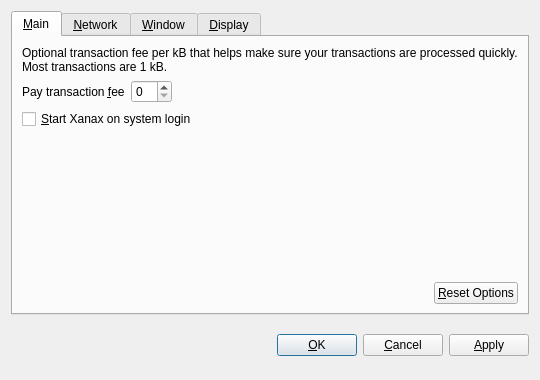
<?xml version="1.0" encoding="UTF-8"?>
<ui version="4.0">
 <class>OptionsDialog</class>
 <widget class="QDialog" name="OptionsDialog">
  <property name="geometry">
   <rect>
    <x>0</x>
    <y>0</y>
    <width>540</width>
    <height>380</height>
   </rect>
  </property>
  <property name="windowTitle">
   <string>Options</string>
  </property>
  <property name="modal">
   <bool>true</bool>
  </property>
  <layout class="QVBoxLayout" name="verticalLayout">
   <item>
    <widget class="QTabWidget" name="tabWidget">
     <property name="tabPosition">
      <enum>QTabWidget::North</enum>
     </property>
     <property name="currentIndex">
      <number>0</number>
     </property>
     <widget class="QWidget" name="tabMain">
      <attribute name="title">
       <string>&amp;Main</string>
      </attribute>
      <layout class="QVBoxLayout" name="verticalLayout_Main">
       <item>
        <widget class="QLabel" name="transactionFeeInfoLabel">
         <property name="text">
          <string>Optional transaction fee per kB that helps make sure your transactions are processed quickly. Most transactions are 1 kB.</string>
         </property>
         <property name="textFormat">
          <enum>Qt::PlainText</enum>
         </property>
         <property name="wordWrap">
          <bool>true</bool>
         </property>
        </widget>
       </item>
       <item>
        <layout class="QHBoxLayout" name="horizontalLayout_1_Main">
         <item>
          <widget class="QLabel" name="transactionFeeLabel">
           <property name="text">
            <string>Pay transaction &amp;fee</string>
           </property>
           <property name="textFormat">
            <enum>Qt::PlainText</enum>
           </property>
           <property name="buddy">
            <cstring>transactionFee</cstring>
           </property>
          </widget>
         </item>
         <item>
          <widget class="BitcoinAmountField" name="transactionFee"/>
         </item>
         <item>
          <spacer name="horizontalSpacer_1_Main">
           <property name="orientation">
            <enum>Qt::Horizontal</enum>
           </property>
           <property name="sizeHint" stdset="0">
            <size>
             <width>40</width>
             <height>20</height>
            </size>
           </property>
          </spacer>
         </item>
        </layout>
       </item>
       <item>
        <widget class="QCheckBox" name="bitcoinAtStartup">
         <property name="toolTip">
          <string>Automatically start Xanax after logging in to the system.</string>
         </property>
         <property name="text">
          <string>&amp;Start Xanax on system login</string>
         </property>
        </widget>
       </item>
       <item>
        <spacer name="verticalSpacer_Main">
         <property name="orientation">
          <enum>Qt::Vertical</enum>
         </property>
         <property name="sizeHint" stdset="0">
          <size>
           <width>20</width>
           <height>40</height>
          </size>
         </property>
        </spacer>
       </item>
       <item>
        <layout class="QHBoxLayout" name="horizontalLayout_2_Main">
         <item>
          <spacer name="horizontalSpacer_2_Main">
           <property name="orientation">
            <enum>Qt::Horizontal</enum>
           </property>
           <property name="sizeHint" stdset="0">
            <size>
             <width>40</width>
             <height>20</height>
            </size>
           </property>
          </spacer>
         </item>
         <item>
          <widget class="QPushButton" name="resetButton">
           <property name="toolTip">
            <string>Reset all client options to default.</string>
           </property>
           <property name="text">
            <string>&amp;Reset Options</string>
           </property>
           <property name="autoDefault">
            <bool>false</bool>
           </property>
          </widget>
         </item>
        </layout>
       </item>
      </layout>
     </widget>
     <widget class="QWidget" name="tabNetwork">
      <attribute name="title">
       <string>&amp;Network</string>
      </attribute>
      <layout class="QVBoxLayout" name="verticalLayout_Network">
       <item>
        <widget class="QCheckBox" name="mapPortUpnp">
         <property name="toolTip">
          <string>Automatically open the Xanax client port on the router. This only works when your router supports UPnP and it is enabled.</string>
         </property>
         <property name="text">
          <string>Map port using &amp;UPnP</string>
         </property>
        </widget>
       </item>
       <item>
        <widget class="QCheckBox" name="connectSocks">
         <property name="toolTip">
          <string>Connect to the Xanax network through a SOCKS proxy (e.g. when connecting through Tor).</string>
         </property>
         <property name="text">
          <string>&amp;Connect through SOCKS proxy:</string>
         </property>
        </widget>
       </item>
       <item>
        <layout class="QHBoxLayout" name="horizontalLayout_Network">
         <item>
          <widget class="QLabel" name="proxyIpLabel">
           <property name="text">
            <string>Proxy &amp;IP:</string>
           </property>
           <property name="textFormat">
            <enum>Qt::PlainText</enum>
           </property>
           <property name="buddy">
            <cstring>proxyIp</cstring>
           </property>
          </widget>
         </item>
         <item>
          <widget class="QValidatedLineEdit" name="proxyIp">
           <property name="maximumSize">
            <size>
             <width>140</width>
             <height>16777215</height>
            </size>
           </property>
           <property name="toolTip">
            <string>IP address of the proxy (e.g. 127.0.0.1)</string>
           </property>
          </widget>
         </item>
         <item>
          <widget class="QLabel" name="proxyPortLabel">
           <property name="text">
            <string>&amp;Port:</string>
           </property>
           <property name="textFormat">
            <enum>Qt::PlainText</enum>
           </property>
           <property name="buddy">
            <cstring>proxyPort</cstring>
           </property>
          </widget>
         </item>
         <item>
          <widget class="QLineEdit" name="proxyPort">
           <property name="maximumSize">
            <size>
             <width>55</width>
             <height>16777215</height>
            </size>
           </property>
           <property name="toolTip">
            <string>Port of the proxy (e.g. 9050)</string>
           </property>
          </widget>
         </item>
         <item>
          <widget class="QLabel" name="socksVersionLabel">
           <property name="text">
            <string>SOCKS &amp;Version:</string>
           </property>
           <property name="textFormat">
            <enum>Qt::PlainText</enum>
           </property>
           <property name="buddy">
            <cstring>socksVersion</cstring>
           </property>
          </widget>
         </item>
         <item>
          <widget class="QValueComboBox" name="socksVersion">
           <property name="toolTip">
            <string>SOCKS version of the proxy (e.g. 5)</string>
           </property>
          </widget>
         </item>
         <item>
          <spacer name="horizontalSpacer_Network">
           <property name="orientation">
            <enum>Qt::Horizontal</enum>
           </property>
           <property name="sizeHint" stdset="0">
            <size>
             <width>40</width>
             <height>20</height>
            </size>
           </property>
          </spacer>
         </item>
        </layout>
       </item>
       <item>
        <spacer name="verticalSpacer_Network">
         <property name="orientation">
          <enum>Qt::Vertical</enum>
         </property>
         <property name="sizeHint" stdset="0">
          <size>
           <width>20</width>
           <height>40</height>
          </size>
         </property>
        </spacer>
       </item>
      </layout>
     </widget>
     <widget class="QWidget" name="tabWindow">
      <attribute name="title">
       <string>&amp;Window</string>
      </attribute>
      <layout class="QVBoxLayout" name="verticalLayout_Window">
       <item>
        <widget class="QCheckBox" name="minimizeToTray">
         <property name="toolTip">
          <string>Show only a tray icon after minimizing the window.</string>
         </property>
         <property name="text">
          <string>&amp;Minimize to the tray instead of the taskbar</string>
         </property>
        </widget>
       </item>
       <item>
        <widget class="QCheckBox" name="minimizeOnClose">
         <property name="toolTip">
          <string>Minimize instead of exit the application when the window is closed. When this option is enabled, the application will be closed only after selecting Quit in the menu.</string>
         </property>
         <property name="text">
          <string>M&amp;inimize on close</string>
         </property>
        </widget>
       </item>
       <item>
        <spacer name="verticalSpacer_Window">
         <property name="orientation">
          <enum>Qt::Vertical</enum>
         </property>
         <property name="sizeHint" stdset="0">
          <size>
           <width>20</width>
           <height>40</height>
          </size>
         </property>
        </spacer>
       </item>
      </layout>
     </widget>
     <widget class="QWidget" name="tabDisplay">
      <attribute name="title">
       <string>&amp;Display</string>
      </attribute>
      <layout class="QVBoxLayout" name="verticalLayout_Display">
       <item>
        <layout class="QHBoxLayout" name="horizontalLayout_1_Display">
         <item>
          <widget class="QLabel" name="langLabel">
           <property name="text">
            <string>User Interface &amp;language:</string>
           </property>
           <property name="textFormat">
            <enum>Qt::PlainText</enum>
           </property>
           <property name="buddy">
            <cstring>lang</cstring>
           </property>
          </widget>
         </item>
         <item>
          <widget class="QValueComboBox" name="lang">
           <property name="toolTip">
            <string>The user interface language can be set here. This setting will take effect after restarting Xanax.</string>
           </property>
          </widget>
         </item>
        </layout>
       </item>
       <item>
        <layout class="QHBoxLayout" name="horizontalLayout_2_Display">
         <item>
          <widget class="QLabel" name="unitLabel">
           <property name="text">
            <string>&amp;Unit to show amounts in:</string>
           </property>
           <property name="textFormat">
            <enum>Qt::PlainText</enum>
           </property>
           <property name="buddy">
            <cstring>unit</cstring>
           </property>
          </widget>
         </item>
         <item>
          <widget class="QValueComboBox" name="unit">
           <property name="toolTip">
            <string>Choose the default subdivision unit to show in the interface and when sending coins.</string>
           </property>
          </widget>
         </item>
        </layout>
       </item>
       <item>
        <widget class="QCheckBox" name="displayAddresses">
         <property name="toolTip">
          <string>Whether to show Xanax addresses in the transaction list or not.</string>
         </property>
         <property name="text">
          <string>&amp;Display addresses in transaction list</string>
         </property>
        </widget>
       </item>
       <item>
        <widget class="QCheckBox" name="coinControlFeatures">
         <property name="toolTip">
          <string>Whether to show coin control features or not.</string>
         </property>
         <property name="text">
          <string>Display coin &amp;control features (experts only!)</string>
         </property>
        </widget>
       </item>
       <item>
        <spacer name="verticalSpacer_Display">
         <property name="orientation">
          <enum>Qt::Vertical</enum>
         </property>
         <property name="sizeHint" stdset="0">
          <size>
           <width>20</width>
           <height>40</height>
          </size>
         </property>
        </spacer>
       </item>
      </layout>
     </widget>
    </widget>
   </item>
   <item>
    <layout class="QHBoxLayout" name="horizontalLayout_Buttons">
     <item>
      <spacer name="horizontalSpacer_1">
       <property name="orientation">
        <enum>Qt::Horizontal</enum>
       </property>
       <property name="sizeHint" stdset="0">
        <size>
         <width>40</width>
         <height>48</height>
        </size>
       </property>
      </spacer>
     </item>
     <item>
      <widget class="QLabel" name="statusLabel">
       <property name="font">
        <font>
         <weight>75</weight>
         <bold>true</bold>
        </font>
       </property>
       <property name="text">
        <string/>
       </property>
       <property name="textFormat">
        <enum>Qt::PlainText</enum>
       </property>
       <property name="wordWrap">
        <bool>true</bool>
       </property>
      </widget>
     </item>
     <item>
      <spacer name="horizontalSpacer_2">
       <property name="orientation">
        <enum>Qt::Horizontal</enum>
       </property>
       <property name="sizeHint" stdset="0">
        <size>
         <width>40</width>
         <height>48</height>
        </size>
       </property>
      </spacer>
     </item>
     <item>
      <widget class="QPushButton" name="okButton">
       <property name="text">
        <string>&amp;OK</string>
       </property>
      </widget>
     </item>
     <item>
      <widget class="QPushButton" name="cancelButton">
       <property name="text">
        <string>&amp;Cancel</string>
       </property>
       <property name="autoDefault">
        <bool>false</bool>
       </property>
      </widget>
     </item>
     <item>
      <widget class="QPushButton" name="applyButton">
       <property name="text">
        <string>&amp;Apply</string>
       </property>
       <property name="autoDefault">
        <bool>false</bool>
       </property>
      </widget>
     </item>
    </layout>
   </item>
  </layout>
 </widget>
 <customwidgets>
  <customwidget>
   <class>BitcoinAmountField</class>
   <extends>QSpinBox</extends>
   <header>bitcoinamountfield.h</header>
  </customwidget>
  <customwidget>
   <class>QValueComboBox</class>
   <extends>QComboBox</extends>
   <header>qvaluecombobox.h</header>
  </customwidget>
  <customwidget>
   <class>QValidatedLineEdit</class>
   <extends>QLineEdit</extends>
   <header>qvalidatedlineedit.h</header>
  </customwidget>
 </customwidgets>
 <resources/>
 <connections/>
</ui>
